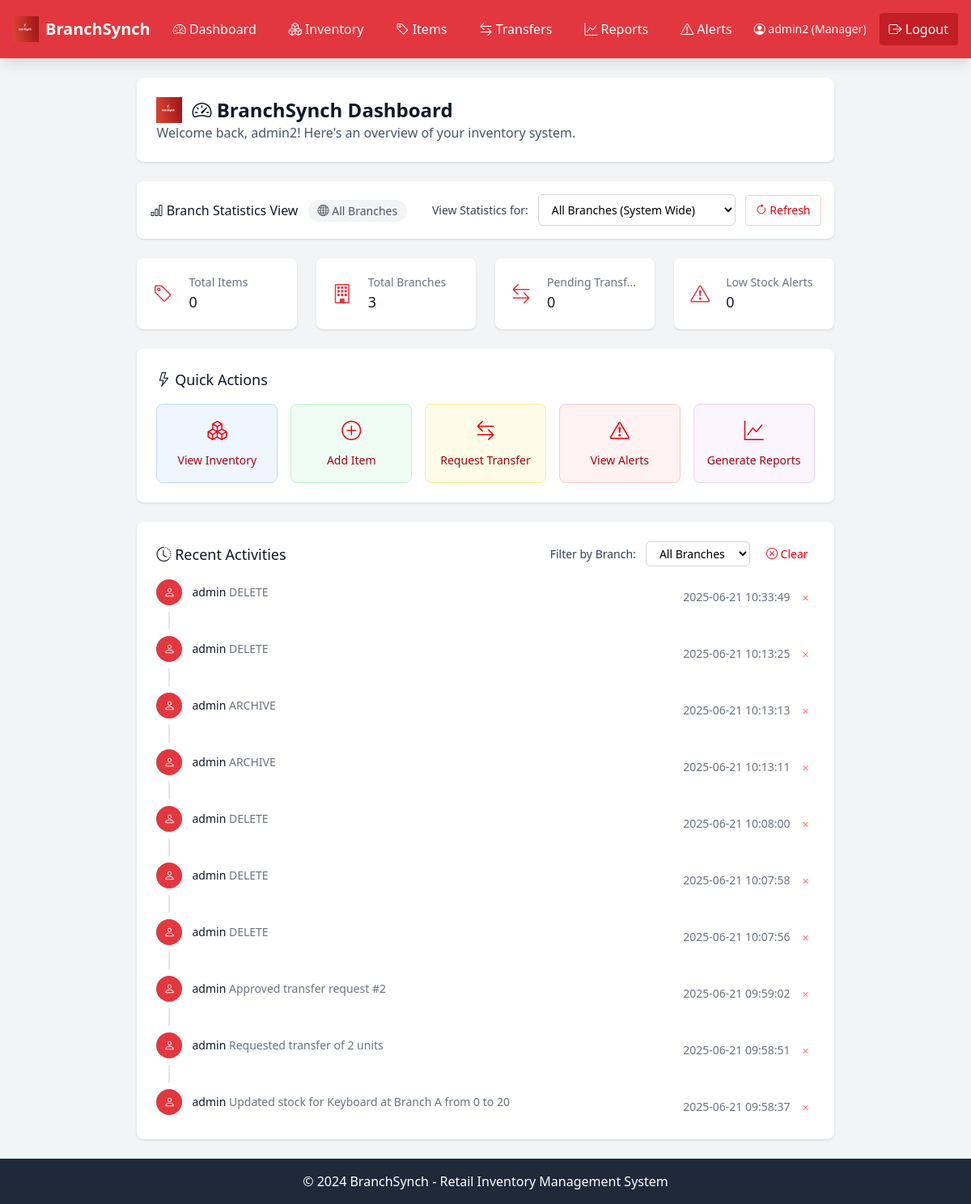
/dashboard (signed in), run on the app's committed database.
### tables this page shows
CREATE TABLE audit_logs (
        id INTEGER PRIMARY KEY AUTOINCREMENT,
        user_id INTEGER,
        action TEXT NOT NULL,
        table_name TEXT,
        record_id INTEGER,
        details TEXT,
        timestamp TIMESTAMP DEFAULT CURRENT_TIMESTAMP,
        FOREIGN KEY (user_id) REFERENCES users (id)
    );

CREATE TABLE users (
        id INTEGER PRIMARY KEY AUTOINCREMENT,
        username TEXT UNIQUE NOT NULL,
        password TEXT NOT NULL,
        role TEXT NOT NULL,
        branch_id INTEGER,
        created_at TIMESTAMP DEFAULT CURRENT_TIMESTAMP
    );

### app.py (the view)
    def decorated_function(*args, **kwargs):
        if 'user_id' not in session:
            return redirect(url_for('login'))
        return f(*args, **kwargs)

### app.py (called while the page is built)
def get_db_connection():
    conn = sqlite3.connect('inventory.db')
    conn.row_factory = sqlite3.Row
    return conn

def login_required(f):
    def decorated_function(*args, **kwargs):
        if 'user_id' not in session:
            return redirect(url_for('login'))
        return f(*args, **kwargs)
    decorated_function.__name__ = f.__name__
    return decorated_function

### templates/dashboard.html (shortened to what this page needs)
{% extends "base.html" %}  {% block content %}
<div class="space-y-6">
  <div class="bg-white shadow rounded-lg p-6">
    <h1 class="text-2xl font-bold text-gray-900 flex items-center space-x-3">
      <img
        src="{{ url_for('static', filename='images/logo.png') }}"
        alt="BranchSynch Logo"
        class="h-8 w-8"
      />
      <span><i class="bi bi-speedometer2"></i> BranchSynch Dashboard</span>
    </h1>
    <p class="text-gray-600">
      Welcome back, {{ session.username }}! Here's an overview of your inventory
      system.
    </p>  </div>
  {% if session.role in ['owner', 'manager'] %}
  <div class="bg-white shadow rounded-lg p-4">
    <div class="flex items-center justify-between">
      <h3 class="text-md font-medium text-gray-900">
        <i class="bi bi-bar-chart"></i> Branch Statistics View
        {% if selected_branch %}
        <span class="ml-2 px-3 py-1 bg-red-100 text-red-800 text-sm rounded-full">
          <i class="bi bi-building"></i> {{ selected_branch.name }}
        </span>
        {% else %}
        <span class="ml-2 px-3 py-1 bg-gray-100 text-gray-600 text-sm rounded-full">
          <i class="bi bi-globe"></i> All Branches
        </span>
        {% endif %}
      </h3>
      <div class="flex items-center space-x-3">
        <label for="statsBranchFilter" class="text-sm font-medium text-gray-700">
          View Statistics for:
        </label>
        <select
          id="statsBranchFilter"
          class="border border-gray-300 rounded-md px-3 py-2 text-sm focus:outline-none focus:ring-2 focus:ring-red-500 focus:border-red-500"
          onchange="updateStatsForBranch()"
        >
          <option value="">All Branches (System Wide)</option>
        </select>
        <button
          onclick="refreshDashboard()"
          class="text-red-600 hover:text-red-800 text-sm px-3 py-2 rounded hover:bg-red-50 transition-colors border border-red-200"
          title="Refresh Data"
        >
          <i class="bi bi-arrow-clockwise"></i> Refresh
        </button>
      </div>
    </div>
  </div>
  {% endif %}
  <div class="grid grid-cols-1 md:grid-cols-2 lg:grid-cols-4 gap-6">
    <div class="bg-white overflow-hidden shadow rounded-lg">
      <div class="p-5">
        <div class="flex items-center">
          <div class="flex-shrink-0">
            <i class="bi bi-tag text-2xl" style="color: #e2373f"></i>
          </div>
          <div class="ml-5 w-0 flex-1">
            <dl>
              <dt class="text-sm font-medium text-gray-500 truncate">
                Total Items
              </dt>
              <dd class="text-lg font-medium text-gray-900">
                {{ total_items }}
              </dd>
            </dl>
          </div>
        </div>
      </div>
    </div>
    <div class="bg-white overflow-hidden shadow rounded-lg">
      <div class="p-5">
        <div class="flex items-center">
          <div class="flex-shrink-0">
            <i class="bi bi-building text-2xl" style="color: #e2373f"></i>
          </div>
          <div class="ml-5 w-0 flex-1">
            <dl>
              <dt class="text-sm font-medium text-gray-500 truncate">
                Total Branches
              </dt>
              <dd class="text-lg font-medium text-gray-900">
                {{ total_branches }}
              </dd>
            </dl>
          </div>
        </div>
      </div>
    </div>
    <div class="bg-white overflow-hidden shadow rounded-lg">
      <div class="p-5">
        <div class="flex items-center">
          <div class="flex-shrink-0">
            <i
              class="bi bi-arrow-left-right text-2xl"
              style="color: #e2373f"
            ></i>
          </div>
          <div class="ml-5 w-0 flex-1">
            <dl>
              <dt class="text-sm font-medium text-gray-500 truncate">
                Pending Transfers
              </dt>
              <dd class="text-lg font-medium text-gray-900">
                {{ pending_transfers }}
              </dd>
            </dl>
          </div>
        </div>
      </div>
    </div>
    <div class="bg-white overflow-hidden shadow rounded-lg">
      <div class="p-5">
        <div class="flex items-center">
          <div class="flex-shrink-0">
            <i
              class="bi bi-exclamation-triangle text-2xl"
              style="color: #e2373f"
            ></i>
          </div>
          <div class="ml-5 w-0 flex-1">
            <dl>
              <dt class="text-sm font-medium text-gray-500 truncate">
                Low Stock Alerts
              </dt>
              <dd class="text-lg font-medium text-gray-900">
                {{ low_stock_count }}
              </dd>
            </dl>
          </div>
        </div>
      </div>
    </div>
  </div>
  <div class="bg-white shadow rounded-lg p-6">
    <h2 class="text-lg font-medium text-gray-900 mb-4">
      <i class="bi bi-lightning"></i> Quick Actions
    </h2>
    <div class="grid grid-cols-1 md:grid-cols-3 lg:grid-cols-5 gap-4">
      <a
        href="{{ url_for('inventory') }}"
        class="bg-blue-50 hover:bg-red-700 border border-blue-200 hover:border-red-700 rounded-lg p-4 text-center transition-colors group"
      >
        <i
          class="bi bi-boxes text-2xl text-red-600 group-hover:text-white mb-2 block"
        ></i>
        <span class="text-sm font-medium text-red-800 group-hover:text-white"
          >View Inventory</span
        >
      </a>
      {% if session.role in ['owner', 'manager'] %}
      <a
        href="{{ url_for('add_item') }}"
        class="bg-green-50 hover:bg-red-700 border border-green-200 hover:border-red-700 rounded-lg p-4 text-center transition-colors group"
      >
        <i
          class="bi bi-plus-circle text-2xl text-red-600 group-hover:text-white mb-2 block"
        ></i>
        <span class="text-sm font-medium text-red-800 group-hover:text-white"
          >Add Item</span
        >
      </a>
      {% endif %}
      <a
        href="{{ url_for('request_transfer') }}"
        class="bg-yellow-50 hover:bg-red-700 border border-yellow-200 hover:border-red-700 rounded-lg p-4 text-center transition-colors group"
      >
        <i
          class="bi bi-arrow-left-right text-2xl text-red-600 group-hover:text-white mb-2 block"
        ></i>
        <span class="text-sm font-medium text-red-800 group-hover:text-white"
          >Request Transfer</span
        >
      </a>
      <a
        href="{{ url_for('low_stock_alerts') }}"
        class="bg-red-50 hover:bg-red-700 border border-red-200 hover:border-red-700 rounded-lg p-4 text-center transition-colors group"
      >
        <i
          class="bi bi-exclamation-triangle text-2xl text-red-600 group-hover:text-white mb-2 block"
        ></i>
        <span class="text-sm font-medium text-red-800 group-hover:text-white"
          >View Alerts</span
        >
      </a>
      {% if session.role in ['owner', 'manager'] %}
      <a
        href="{{ url_for('reports') }}"
        class="bg-purple-50 hover:bg-red-700 border border-purple-200 hover:border-red-700 rounded-lg p-4 text-center transition-colors group"
      >
        <i
          class="bi bi-graph-up text-2xl text-red-600 group-hover:text-white mb-2 block"
        ></i>
        <span class="text-sm font-medium text-red-800 group-hover:text-white"
          >Generate Reports</span
        >
      </a>
      {% endif %}
    </div>
  </div>
  <div class="bg-white shadow rounded-lg p-6">
    <div class="flex justify-between items-center mb-4">
      <h2 class="text-lg font-medium text-gray-900">
        <i class="bi bi-clock-history"></i> Recent Activities
      </h2>
      {% if session.role in ['owner', 'manager'] %}
      <div class="flex items-center space-x-3">
        <label for="branchFilter" class="text-sm font-medium text-gray-700">
          Filter by Branch:
        </label>
        <select
          id="branchFilter"
          class="border border-gray-300 rounded-md px-3 py-1 text-sm focus:outline-none focus:ring-2 focus:ring-red-500 focus:border-red-500"
          onchange="filterActivitiesByBranch()"
        >
          <option value="">All Branches</option>
        </select>
        <button
          onclick="clearActivityFilters()"
          class="text-red-600 hover:text-red-800 text-sm px-2 py-1 rounded hover:bg-red-50 transition-colors"
          title="Clear Filters"
        >
          <i class="bi bi-x-circle"></i> Clear
        </button>
      </div>
      {% endif %}
    </div>
    <div class="flow-root">
      <ul class="-mb-8">        {% for activity in recent_activities %}
        <li class="activity-item" data-branch-id="{{ activity.branch_id or 'global' }}">
          <div class="relative pb-8">
            {% if not loop.last %}
            <span
              class="absolute top-4 left-4 -ml-px h-full w-0.5 bg-gray-200"
            ></span>
            {% endif %}
            <div class="relative flex space-x-3">
              <div>
                <span
                  class="h-8 w-8 rounded-full flex items-center justify-center ring-8 ring-white"
                  style="background-color: #e2373f"
                >
                  <i class="bi bi-person text-white text-sm"></i>
                </span>
              </div>
              <div class="min-w-0 flex-1 pt-1.5 flex justify-between space-x-4">
                <div>
                  <p class="text-sm text-gray-500">
                    <span class="font-medium text-gray-900"
                      >{{ activity.username }}</span
                    >
                    {{ activity.action }}
                  </p>
                </div>
                <div class="flex items-center space-x-2">
                  <div
                    class="text-right text-sm whitespace-nowrap text-gray-500"
                  >
                    {{ activity.timestamp }}
                  </div>
                  {% if session.role in ['owner', 'manager'] %}
                  <button
                    onclick="confirmDeleteActivity('{{ activity.id }}', '{{ activity.username }}', '{{ activity.action }}')"
                    class="text-red-400 hover:text-red-600 transition-colors p-1 rounded hover:bg-red-50"
                    title="Remove Activity"
                  >
                    <i class="bi bi-x text-sm"></i>
                  </button>
                  {% endif %}
                </div>
              </div>
            </div>
          </div>
        </li>
        {% endfor %}
      </ul>
    </div>
  </div>
</div>
{% endblock %}

### templates/base.html (style rules this page uses)
:root { --brand-color: #e2373f; --brand-color-hover: #c21e25; --brand-color-light: rgba(226, 55, 63, 0.1); }

### data on the page
audit_logs: username "admin", action "DELETE", timestamp "2025-06-21 10:33:49"
audit_logs: username "admin", action "DELETE", timestamp "2025-06-21 10:13:25"
audit_logs: username "admin", action "ARCHIVE", timestamp "2025-06-21 10:13:13"
audit_logs: username "admin", action "ARCHIVE", timestamp "2025-06-21 10:13:11"
audit_logs: username "admin", action "DELETE", timestamp "2025-06-21 10:08:00"
audit_logs: username "admin", action "DELETE", timestamp "2025-06-21 10:07:58"
audit_logs: username "admin", action "DELETE", timestamp "2025-06-21 10:07:56"
audit_logs: username "admin", action "Approved transfer request #2", timestamp "2025-06-21 09:59:02"
audit_logs: username "admin", action "Requested transfer of 2 units", timestamp "2025-06-21 09:58:51"
audit_logs: username "admin", action "Updated stock for Keyboard at Branch A from 0 to 20", timestamp "2025-06-21 09:58:37"

### other printed values
{{ session.username }} "admin2"
{{ session.role|title }} "Manager"
{{ total_items }} "0"
{{ total_branches }} "3"
{{ pending_transfers }} "0"
{{ low_stock_count }} "0"
